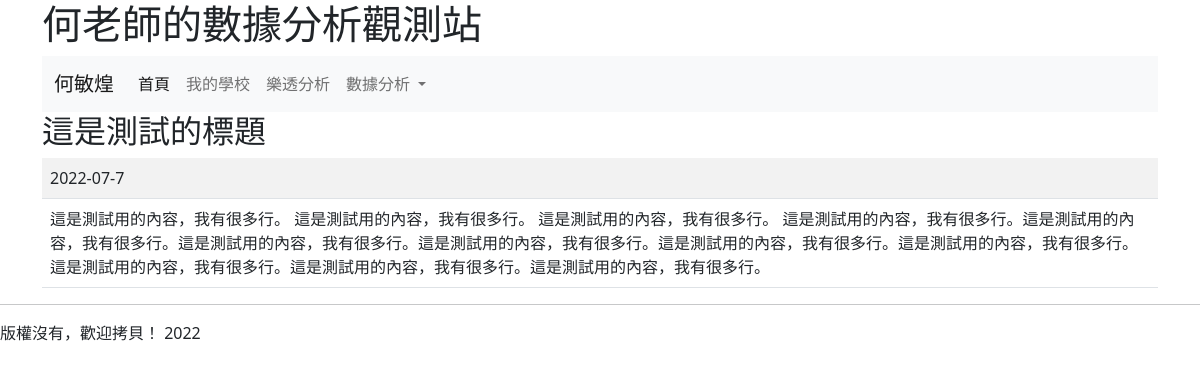
/show/1/, run on the app's committed database.
### mysite/models.py (models this page shows, shortened)
class News(models.Model):
    title = models.CharField(max_length=200)
    content = models.TextField()
    pdate = models.CharField(max_length=50)
    url = models.CharField(max_length=200)
    class Meta:
        ordering = ('-pdate',)

### mysite/views.py (the view)
# urls.py: path('show/<int:id>/', views.show),
def show(request, id):
    item = News.objects.get(id=id)
    return render(request, "show.html", locals())

### templates/show.html (shortened to what this page needs)
{% extends "base.html" %}
{% block headmessage %} <h2>{{item.title}}</h2> {% endblock %}
{% block content %}
    <table class="table table-striped">
        <tr>
            <td>{{ item.pdate }}</td>
        </tr>
        <tr>
            <td>{{ item.content }}</td>
        </tr>
    </table>
{% endblock %}

### data on the page
News: title "這是測試的標題", pdate "2022-07-7", content "這是測試用的內容，我有很多行。 這是測試用的內容，我有很多行。 這是測試用的內容，我有很多行。 這是測試用的內容，我有很多行。這是測試用的內容，我有很多行。這是測試用的內容，我有很多行。這是測試用的內容，我有很多行。這是測試用的內容，我有很多行。這是測試用的內容，我有很多行。這是測試用的內容，我有很多行。這是測試用的內容，我有很多行。這是測試用的內容，我有很多行。"
